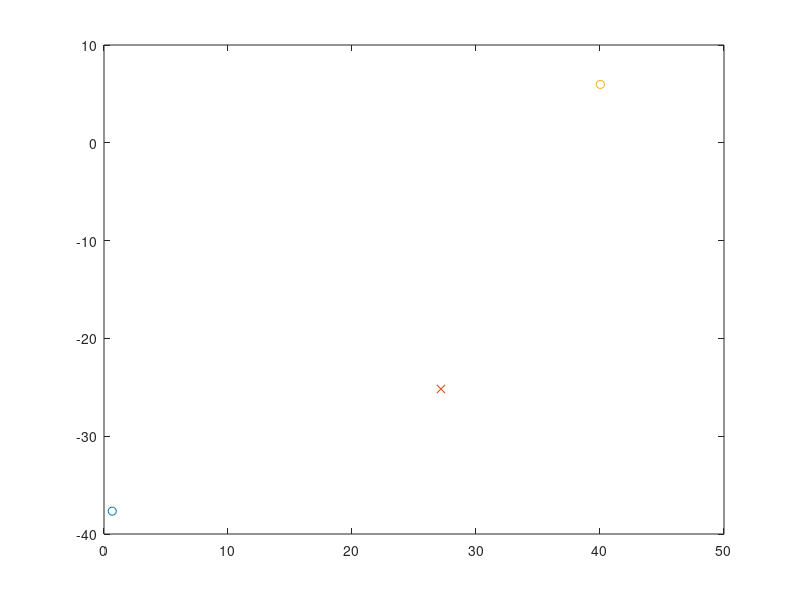

The MATLAB source for this figure:
sx1 = -16
sy1 = -21
txy1= -19
sx2 = 20
sy2 = -18
txy2= -18
sx3 = 22
sy3 = 24
txy3= 17

s1a = (sx1+sy1)/2+sqrt((sx1-sy1)^2/4+txy1^2)
s2a = (sx1+sy1)/2-sqrt((sx1-sy1)^2/4+txy1^2)
s1b = (sx2+sy2)/2+sqrt((sx2-sy2)^2/4+txy2^2)
s2b = (sx2+sy2)/2-sqrt((sx2-sy2)^2/4+txy2^2)
s1c = (sx3+sy3)/2+sqrt((sx3-sy3)^2/4+txy3^2)
s2c = (sx3+sy3)/2-sqrt((sx3-sy3)^2/4+txy3^2)

plot(s1a,s2a,'o',s1b,s2b,'x',s1c,s2c,'o')

max(s1a,max(s2a,norm(s1a-s2a)/2))
max(s1b,max(s2b,norm(s1b-s2b)/2))
max(s1c,max(s2c,norm(s1c-s2c)/2))